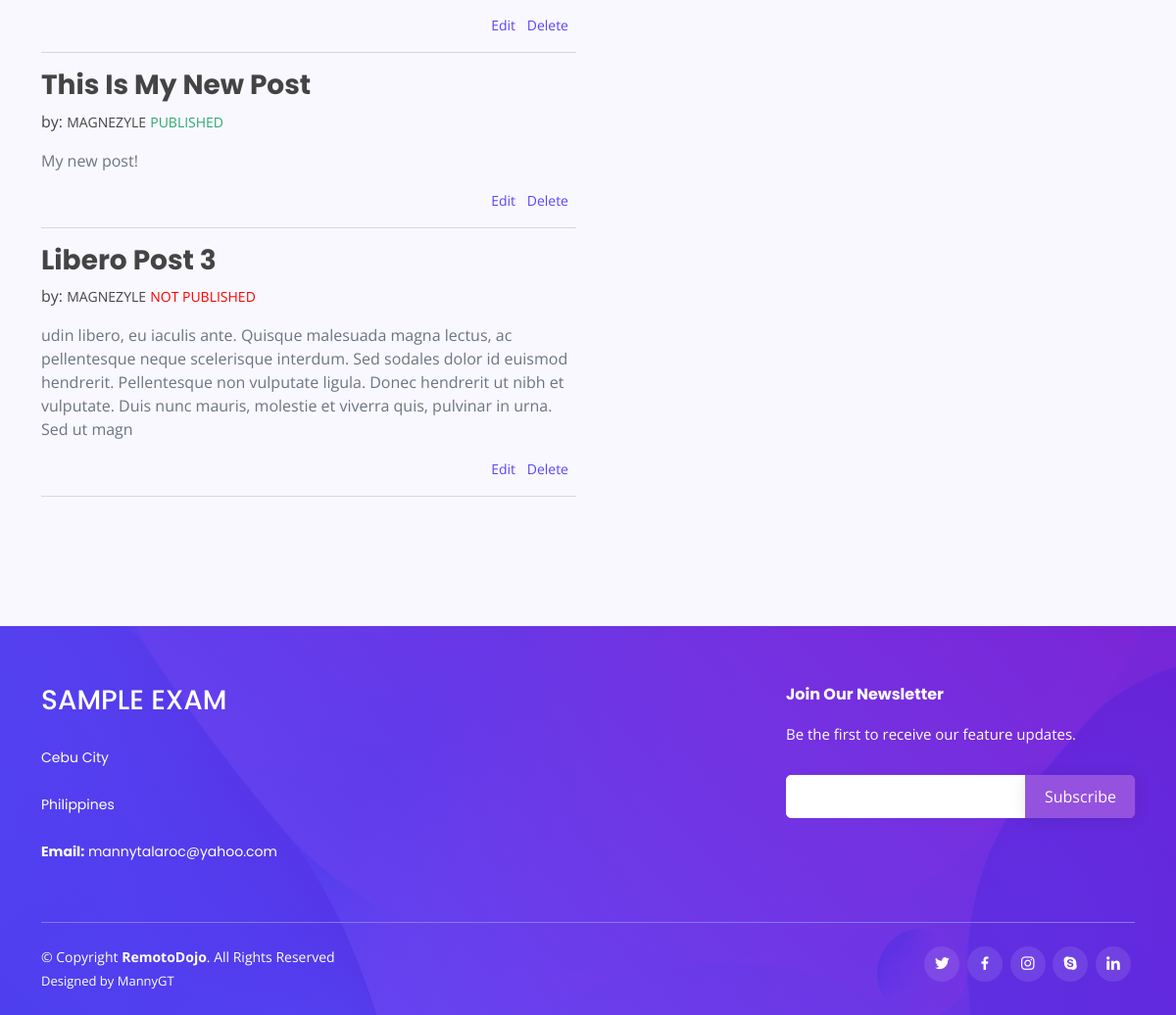
Before: /dashboard/ (signed in, lower part) with the older database file.
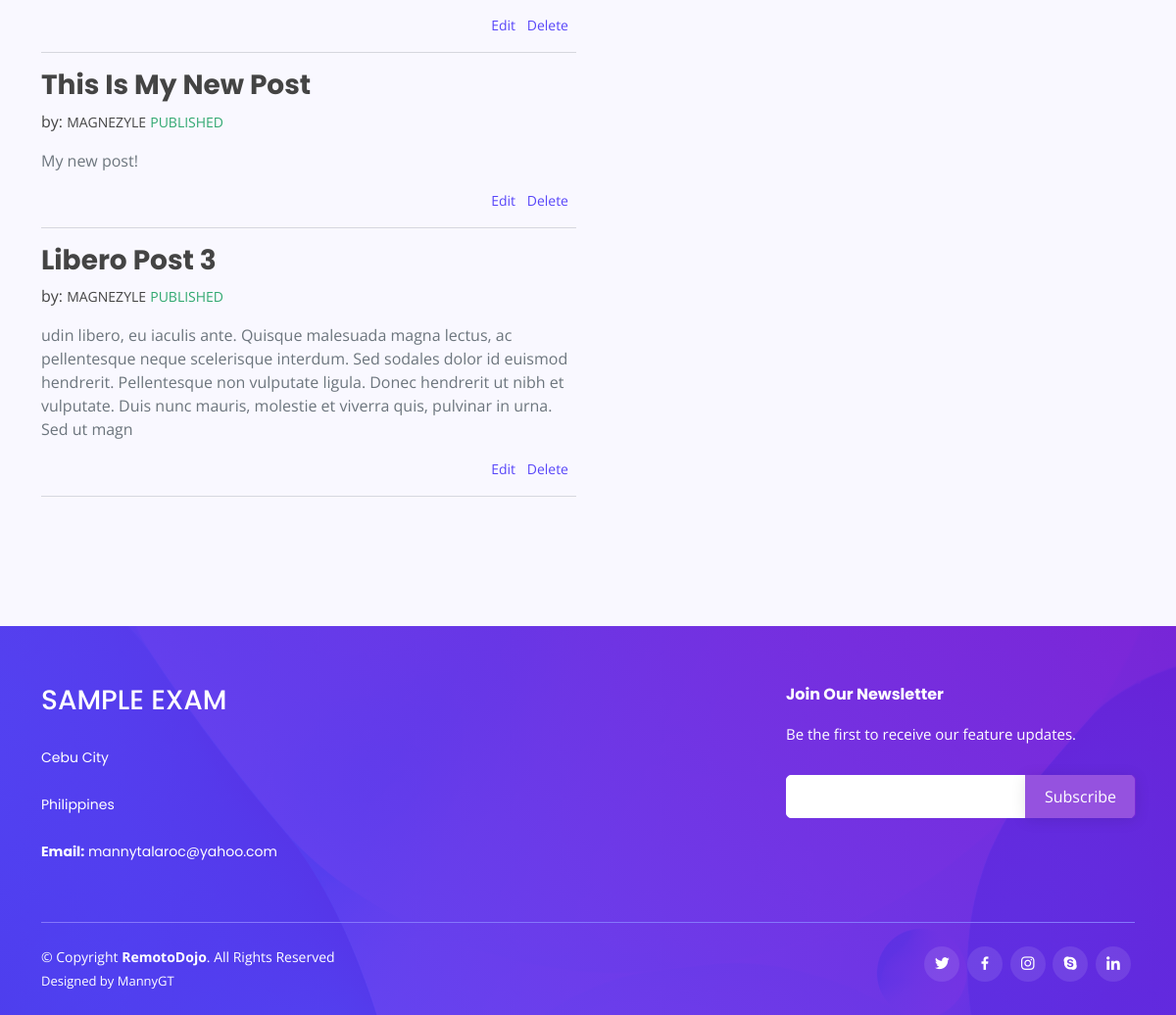
After: the same page with the newer database file.
### coreapp/models.py (models this page shows, shortened)
class Post(models.Model):
    title = models.CharField(max_length=100)
    description = models.TextField()
    published = models.BooleanField(default=False)
    timestamp = models.DateTimeField(auto_now_add=True)
    owner = models.ForeignKey(Account, on_delete=models.CASCADE)

### account/models.py (models this page shows, shortened)
class Account(AbstractBaseUser):
    email = models.EmailField(verbose_name="email", max_length=255, unique=True)
    username = models.CharField(max_length=255, unique=True)
    first_name = models.CharField(max_length=100, blank=True, null=True)
    last_name = models.CharField(max_length=100, blank=True, null=True)
    date_joined = models.DateTimeField(verbose_name="date joined", auto_now_add=True)
    date_joined = models.DateTimeField(verbose_name="last login", auto_now=True)
    is_admin = models.BooleanField(default=False)
    is_active = models.BooleanField(default=True)
    is_staff = models.BooleanField(default=False)
    is_superuser = models.BooleanField(default=False)
    profile_image = models.ImageField(upload_to=get_profile_image_filepath, blank=True, null=True, default=get_default_profile_image)
    hide_email = models.BooleanField(default=True)
    objects = MyAccountManager()
    USERNAME_FIELD = 'email'
    REQUIRED_FIELDS = ['username']
    def __str__(self):
        return self.username
    def get_profile_image_filepath(self):
        return str(self.profile_image)[str(self.profile_image).index(f'profile_images/{self.pk}/'):]

### coreapp/views.py (the view)
# urls.py: path('dashboard/', dashboard, name='dashboard'),
@login_required(login_url='/account/login')
def dashboard(request):
    posts = Post.objects.filter(owner=request.user)
    return render(request, 'coreapp/dashboard.html', {'posts': posts})

### templates/coreapp/dashboard.html (shortened to what this page needs)
{% extends 'snippets/base.html' %}
{% load static %}
{% block content %}
<main id="main">
  <section id="dashboard" class="contact section-bg">
    <div class="container" data-aos="fade-up">
      <div class="row">
        <div class="col-lg-6">
            <div class="form-group mt-3 py-3 pr-4">
              {% for post in posts %}
            <div class="pr-4">
            <h3 class="fw-bold">{{ post.title | title }}</h3>
              <p>by:
                <span class="text-end"><small>{{ post.owner | upper }}</small></span>
              <span class="text-end">
              {% if post.published == True %}
              <small><a href="{% url 'unpublished' post.id %}#dashboard" style="color:rgb(48, 168, 112)" title="Unpublish Post?">PUBLISHED</a></small>
              {% else %}
              <small><a href="{% url 'published' post.id %}#dashboard" style="color:red" title="Publish Post?">NOT PUBLISHED</a></small>
              </p>
              {% endif %}
              <p class="text-secondary">{{ post.description }}</p>
            </span>
            <div class="text-end">
            <small>
            <a href="{% url 'editpost' post.id %}#editpost">Edit</a>
            <a href="{% url 'deletepost' post.id %}" class="px-2" onclick="return confirm('Delete this post?');">Delete</a></small>
            </div>
            <hr class="text-muted" />
            </div>
            {% endfor %}
            </div>
        </div>
        <div class="col-lg-4 ml-auto pt-6">
        </div>
      </div>
    </div>
  </section>
  </main>
{% endblock %}

Changed rows visible on the page:
changed Post "Libero Post 3": published "NOT PUBLISHED" → "PUBLISHED"
